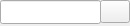
<?xml version="1.0" encoding="UTF-8"?>
<ui version="4.0">
 <class>DateEditCalendar</class>
 <widget class="QWidget" name="DateEditCalendar">
  <property name="geometry">
   <rect>
    <x>0</x>
    <y>0</y>
    <width>130</width>
    <height>26</height>
   </rect>
  </property>
  <property name="windowTitle">
   <string>Form</string>
  </property>
  <widget class="QLineEdit" name="lineEdit">
   <property name="geometry">
    <rect>
     <x>0</x>
     <y>0</y>
     <width>101</width>
     <height>24</height>
    </rect>
   </property>
  </widget>
  <widget class="QPushButton" name="btnCalendar">
   <property name="geometry">
    <rect>
     <x>100</x>
     <y>0</y>
     <width>30</width>
     <height>23</height>
    </rect>
   </property>
   <property name="minimumSize">
    <size>
     <width>30</width>
     <height>23</height>
    </size>
   </property>
   <property name="maximumSize">
    <size>
     <width>30</width>
     <height>23</height>
    </size>
   </property>
   <property name="text">
    <string/>
   </property>
   <property name="icon">
    <iconset resource="../uirsc.qrc">
     <normaloff>:/icons/icons/24.png</normaloff>:/icons/icons/24.png</iconset>
   </property>
   <property name="iconSize">
    <size>
     <width>30</width>
     <height>23</height>
    </size>
   </property>
   <property name="flat">
    <bool>false</bool>
   </property>
  </widget>
 </widget>
 <resources>
  <include location="../uirsc.qrc"/>
 </resources>
 <connections/>
</ui>
